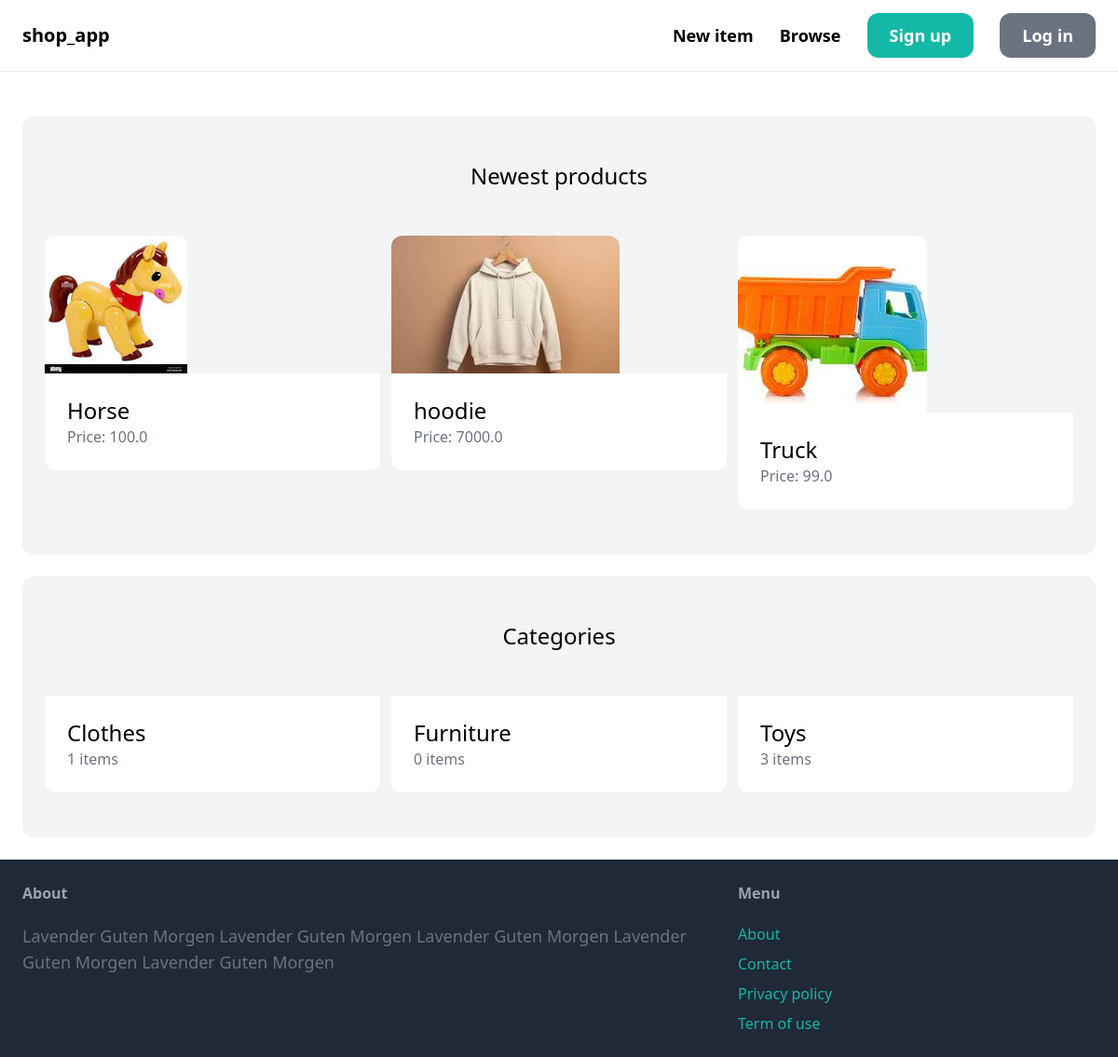
The page / on the database its author committed.
### item/models.py (models this page shows, shortened)
class Item(models.Model):
    category = models.ForeignKey(Category, related_name='items', on_delete=models.CASCADE)
    name = models.CharField(max_length=255)
    description = models.TextField(blank=True, null=True)
    price = models.FloatField()
    image = models.ImageField(upload_to='item_images', blank=True, null=True)
    is_sold = models.BooleanField(default=False)
    created_by = models.ForeignKey(User, related_name='items', on_delete=models.CASCADE)
    created_at = models.DateTimeField(auto_now_add=True)

class Category(models.Model):
    name = models.CharField(max_length=255)
    class Meta:
        ordering = ("name",)
        verbose_name_plural = "Categories"

### core/views.py (the view)
# urls.py: path('', views.index, name='index'),
def index(request):
    items = Item.objects.filter(is_sold=False)[0:6]
    categories = Category.objects.all()
    return render(request, 'core/index.html', {
        'categories' : categories,
        'items': items,
    })

### core/templates/core/index.html (shortened to what this page needs)
{% extends 'core/base.html' %}
{% block content %}
    <div class="mt-6 px-6 py-12 bg-gray-100 rounded-xl">
        <h2 class="mb-12 text-2xl text-center">Newest products</h2>
        <div class="grid grid-cols-3 gap-3">
            {% for item in items %}
                <div>
                    <a href="{% url 'item:detail' item.id %}">
                        <div>
                            <img src="{{ item.image.url }}" class="rounded-t-xl">
                        </div>
                        <div class="p-6 bg-white rounded-b-xl">
                            <h2 class="text-2xl">
                                {{ item.name }}
                            </h2>
                            <p class="text-gray-500">Price: {{ item.price }}</p>
                        </div>
                    </a>
                </div>
            {% endfor %}
        </div>
    </div>
    <div class="mt-6 px-6 py-12 bg-gray-100 rounded-xl">
        <h2 class="mb-12 text-2xl text-center">Categories</h2>
        <div class="grid grid-cols-3 gap-3">
            {% for category in categories %}
            <div>
                <a href="#">
                    <div class="p-6 bg-white rounded-b-xl">
                        <h2 class="text-2xl">
                            {{ category.name }}
                        </h2>
                        <p class="text-gray-500">{{ category.items.count }} items</p>
                    </div>
                </a>
            </div>
            {% endfor %}
        </div>
    </div>
{% endblock %}

### core/templates/core/base.html (shortened to what this page needs)
<!DOCTYPE html>
<html>
    <head>
        <script src="https://cdn.tailwindcss.com"></script>
    </head>
    <body>
        <nav class="py-6 px-6 flex justify-between items-center border-b border-gray-200">
            <a href="/" class="text-xl font-semibold">shop_app</a>
            <div class="space-x-6">
                <a href="#" class="text-lg font-semibold hover:text-gray-500">New item</a>
                <a href="#" class="text-lg font-semibold hover:text-gray-500">Browse</a>
                {% if request.user.is_authenticated %}
                <a href="#" class="text-lg font-semibold hover:text-gray-500">Dashboard</a>
                <a href="{% url 'core:logOut' %}" class="text-lg font-semibold hover:text-gray-500">LogOut</a>
                {% else %}
                    <a href="{% url 'core:signup' %}" class="px-6 py-3 text-lg font-semibold bg-teal-500 text-white rounded-xl hover:bg-teal-700">Sign up</a>
                    <a href="{% url 'core:login' %}" class="px-6 py-3 text-lg font-semibold bg-gray-500 text-white rounded-xl hover:bg-gray-700">Log in</a>
                {% endif %}
            </div>
        </nav>
        <div class="px-6 py-6">
           {% block content %}
           {% endblock %}
        </div>
        <footer class="py-6 px-6 flex justify-between bg-gray-800">
            <div class="w-2/3 pr-10">
                <h3 class="mb-5 font-semibold text-gray-400">
                    About
                </h3>
                <p class="text-lg text-gray-500">Lavender Guten Morgen Lavender Guten Morgen Lavender Guten Morgen Lavender Guten Morgen Lavender Guten Morgen</p>
            </div>
            <div class="w-1/3">
                <h3 class="mb-5 font-semibold text-gray-400">
                    Menu
                </h3>
                <ul class="space-y-2">
                    <li><a href="#" class="tex-lg text-teal-500 hover:text-teal-700">About</a></li>
                    <li><a href="{% url 'core:contact' %}" class="tex-lg text-teal-500 hover:text-teal-700">Contact</a></li>
                    <li><a href="#" class="tex-lg text-teal-500 hover:text-teal-700">Privacy policy</a></li>
                    <li><a href="#" class="tex-lg text-teal-500 hover:text-teal-700">Term of use</a></li>
                </ul>
            </div>
        </footer>
    </body>
</html>

### rows shown on the page
Item: image (picture), name "Horse", price "100.0"
Item: image (picture), name "hoodie", price "7000.0"
Item: image (picture), name "Truck", price "99.0"
Category: name "Clothes", items.count "1"
Category: name "Furniture", items.count "0"
Category: name "Toys", items.count "3"
